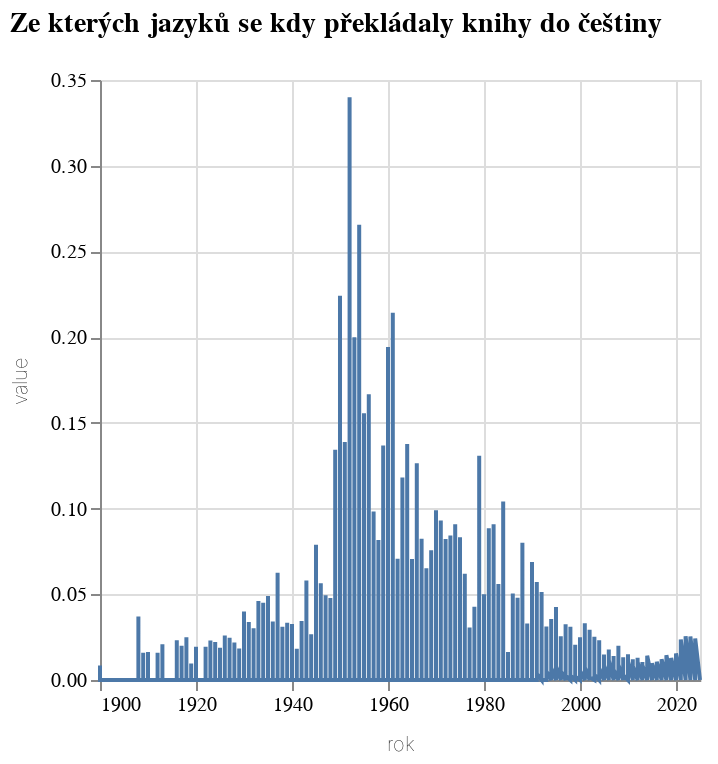

Notebook code for this chart:
### Code cell
alt.Chart(do_grafu, title={'text': titulek}, width=300).mark_line().encode(
    alt.X("rok:T"    ),
    alt.Y('value:Q'    ))

### Figure 1 — Vega-Lite specification as saved in the notebook (floating-point values rounded to 4 significant figures; data arrays with more than 128 entries replaced by an {"elided": "..."} marker saying what was removed)
{"config": {"title": {"font": "Noticia Text", "fontSize": 14, "anchor": "start", "fontWeight": "bolder", "subtitleFont": "Noticia Text", "subtitleFontSize": 12, "subtitleFontWeight": "lighter", "subtitlePadding": 12, "dy": -12}, "axis": {"labelFont": "Asap", "titleFont": "Asap", "fontWeight": "lighter", "titleFontWeight": "lighter", "labelFontSize": 10, "titleFontSize": 10, "labelPadding": 2, "titlePadding": 10}, "legend": {"labelFont": "Asap", "labelFontWeight": "normal", "titleFont": "Asap", "titleFontWeight": "normal", "labelFontSize": 10, "titleFontSize": 10}}, "data": {"name": "data-ee8c7e9811268221a07d38cb950145dd"}, "mark": {"type": "line"}, "encoding": {"x": {"field": "rok", "type": "temporal"}, "y": {"field": "value", "type": "quantitative"}}, "title": {"text": "Ze kterých jazyků se kdy překládaly knihy do češtiny"}, "width": 300, "$schema": "https://vega.github.io/schema/vega-lite/v5.8.0.json", "datasets": {"data-ee8c7e9811268221a07d38cb950145dd": {"elided": "2016 records"}}}
